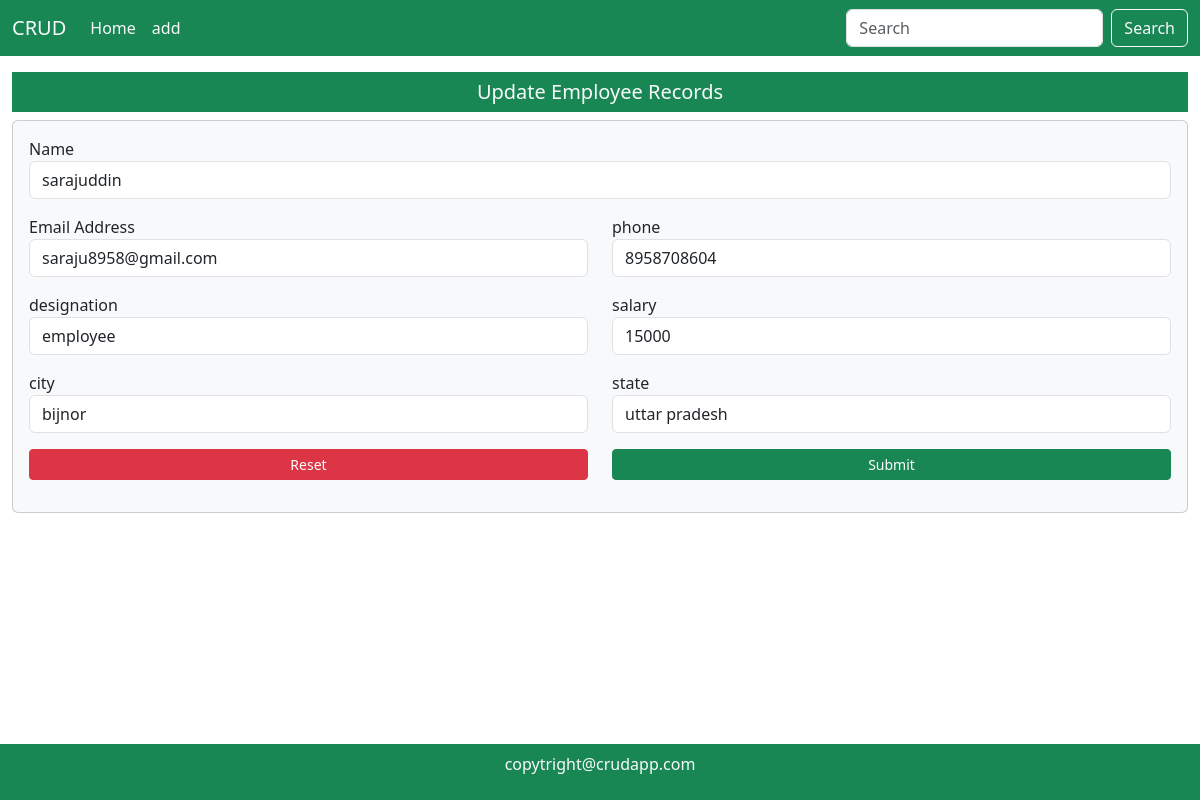
The app's page /update/2/ with its own data.
### mainApp/models.py (models this page shows, shortened)
class Employee(models.Model):
    id=models.AutoField(primary_key=True)
    name=models.CharField(max_length=20)
    email=models.EmailField(max_length=30)
    phone=models.CharField(max_length=15)
    dsg=models.CharField(max_length=20)
    salary=models.IntegerField()
    city=models.CharField(max_length=20,default="",null=True,blank=True)
    state=models.CharField(max_length=20,default="",null=True,blank=True)

### mainApp/views.py (the view, shortened to what this page needs)
# urls.py: path("update/<int:num>/",views.updatePage),
def updatePage(Request,num):
    data = Employee.objects.get(id=num)
    if(data):
        return render(Request,"update.html",{'data':data})
    return HttpResponseRedirect("/")

### mainApp/templates/update.html (shortened to what this page needs)
{% extends 'index.html'%}
{% load static%}
{% block body %}
<div class="container-fluid my-3">
    <h5 class="bg-success text-center text-light p-2">Update Employee Records</h5>
    <div class="card bg-light p-3">
        <form action="" method="post">
            <div class="mb-3">
                <label>Name</label>
                <input type="text" name="name" value="{{data.name}}" required placeholder="Enter Full name"
                    class="form-control">
            </div>
            <div class="row mb-3">
                <div class="col-md-6">
                    <label>Email Address</label>
                    <input type="email" name="email" value="{{data.email}}" required placeholder="Enter email"
                        class="form-control">
                </div>
                <div class="col-md-6">
                    <label>phone</label>
                    <input type="tel" name="phone" value="{{data.phone}}" required placeholder="Enter phone number"
                        class="form-control">
                </div>
            </div>
            <div class="row mb-3">
                <div class="col-md-6">
                    <label>designation</label>
                    <input type="text" name="dsg" value="{{data.dsg}}" required placeholder="Enter designation"
                        class="form-control">
                </div>
                <div class="col-md-6">
                    <label>salary</label>
                    <input type="number" name="salary" value="{{data.salary}}" required placeholder="Enter salary"
                        class="form-control">
                </div>
            </div>
            <div class="row mb-3">
                <div class="col-md-6">
                    <label>city</label>
                    <input type="text" name="city" value="{{data.city}}" placeholder="Enter city" class="form-control">
                </div>
                <div class="col-md-6">
                    <label>state</label>
                    <input type="ext" name="state" value="{{data.state}}" placeholder="Enter state"
                        class="form-control">
                </div>
            </div>
            <div class="row mb-3">
                <div class="col-6">
                    <button type="reset" class="btn btn-danger w-100 btn-sm">Reset</button>
                </div>
                <div class="col-6">
                    <button type="submit" class="btn btn-success w-100 btn-sm">Submit</button>
                </div>
            </div>
        </form>
    </div>
</div>
{% endblock %}

### records on screen
Employee: name "sarajuddin", email "saraju8958@gmail.com", phone "8958708604", dsg "employee", salary "15000", city "bijnor", state "uttar pradesh"
